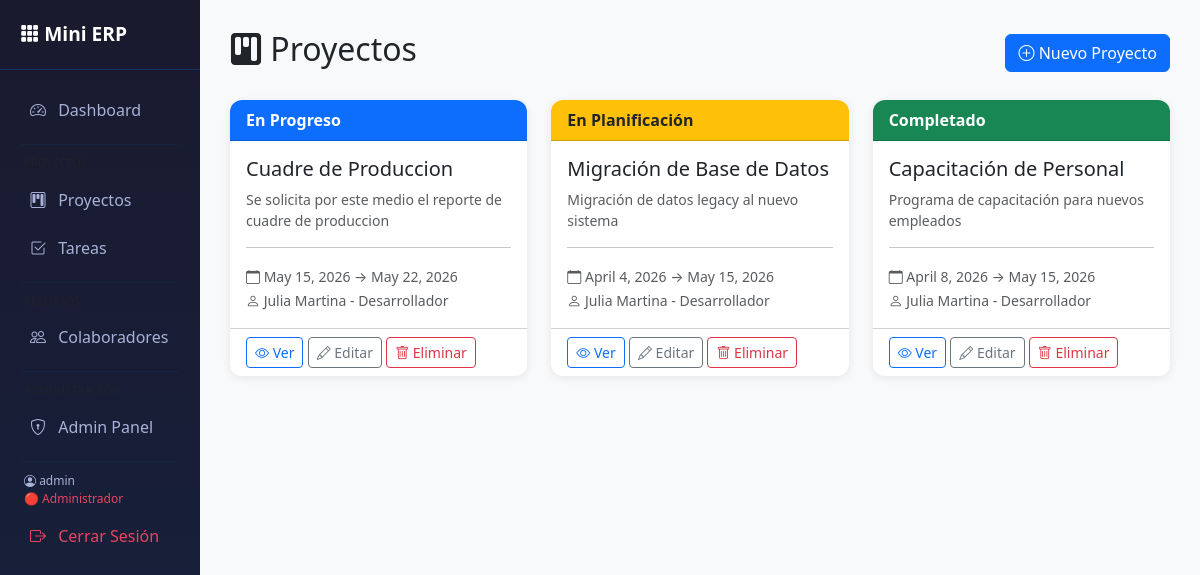
Screenshot of /proyectos/ (signed in) with the database file from the repository.
### proyectos/models.py (models this page shows, shortened)
class Proyecto(models.Model):
    ESTADO_CHOICES = [
        ('planificacion', 'En Planificación'),
        ('en_progreso', 'En Progreso'),
        ('completado', 'Completado'),
        ('en_riesgo', 'En Riesgo'),
        ('cancelado', 'Cancelado'),
    ]
    nombre = models.CharField(max_length=200)
    descripcion = models.TextField(blank=True)
    fecha_inicio = models.DateField()
    fecha_fin = models.DateField()
    estado = models.CharField(
        max_length=20,
        choices=ESTADO_CHOICES,
        default='planificacion'
    )
    responsable = models.ForeignKey(
        Colaborador,
        on_delete=models.SET_NULL,
        null=True,
        related_name='proyectos_responsable'
    )
    colaboradores = models.ManyToManyField(
        Colaborador,
        blank=True,
        related_name='proyectos_asignados'
    )
    class Meta:
        verbose_name = 'Proyecto'
        verbose_name_plural = 'Proyectos'

### recursos/models.py (models this page shows)
class Colaborador(models.Model):
    DISPONIBILIDAD_CHOICES = [
        ('disponible', 'Disponible'),
        ('ocupado', 'Ocupado'),
        ('vacaciones', 'En Vacaciones'),
    ]
    nombre = models.CharField(max_length=100)
    puesto = models.CharField(max_length=100)
    email = models.EmailField(unique=True)
    telefono = models.CharField(max_length=20, blank=True)
    disponibilidad = models.CharField(
        max_length=20,
        choices=DISPONIBILIDAD_CHOICES,
        default='disponible'
    )
    fecha_ingreso = models.DateField(auto_now_add=True)
    def __str__(self):
        return f"{self.nombre} - {self.puesto}"
    class Meta:
        verbose_name = 'Colaborador'
        verbose_name_plural = 'Colaboradores'

### proyectos/views.py (the view)
# urls.py: path('', views.lista_proyectos, name='lista_proyectos'),
@login_required
def lista_proyectos(request):
    proyectos = Proyecto.objects.all()
    return render(request, 'proyectos/lista_proyectos.html', {'proyectos': proyectos})

### templates/proyectos/lista_proyectos.html (shortened to what this page needs)
{% extends 'base.html' %}
{% block content %}
<div class="d-flex justify-content-between align-items-center mb-4">
    <h2><i class="bi bi-kanban-fill"></i> Proyectos</h2>
    <a href="{% url 'crear_proyecto' %}" class="btn btn-primary">
        <i class="bi bi-plus-circle"></i> Nuevo Proyecto
    </a>
</div>
<div class="row g-4">
    {% for proyecto in proyectos %}
    <div class="col-md-6 col-lg-4">
        <div class="card h-100">
            <div class="card-header
                {% if proyecto.estado == 'en_riesgo' %}bg-danger text-white
                {% elif proyecto.estado == 'completado' %}bg-success text-white
                {% elif proyecto.estado == 'en_progreso' %}bg-primary text-white
                {% elif proyecto.estado == 'cancelado' %}bg-secondary text-white
                {% else %}bg-warning text-dark{% endif %}">
                {{ proyecto.get_estado_display }}
            </div>
            <div class="card-body">
                <h5 class="card-title">{{ proyecto.nombre }}</h5>
                <p class="card-text text-muted small">{{ proyecto.descripcion|truncatechars:80 }}</p>
                <hr>
                <small class="text-muted">
                    <i class="bi bi-calendar"></i>
                    {{ proyecto.fecha_inicio }} → {{ proyecto.fecha_fin }}
                </small><br>
                <small class="text-muted">
                    <i class="bi bi-person"></i>
                    {{ proyecto.responsable|default:"Sin responsable" }}
                </small>
            </div>
            <div class="card-footer bg-transparent">
                <a href="{% url 'detalle_proyecto' proyecto.pk %}" class="btn btn-sm btn-outline-primary">
                    <i class="bi bi-eye"></i> Ver
                </a>
                <a href="{% url 'editar_proyecto' proyecto.pk %}" class="btn btn-sm btn-outline-secondary">
                    <i class="bi bi-pencil"></i> Editar
                </a>
                <a href="{% url 'eliminar_proyecto' proyecto.pk %}" class="btn btn-sm btn-outline-danger">
                    <i class="bi bi-trash"></i> Eliminar
                </a>
            </div>
        </div>
    </div>
    {% empty %}
    <div class="col-12 text-center text-muted py-5">
        <i class="bi bi-inbox fs-1"></i><br>
        No hay proyectos registrados aún.
    </div>
    {% endfor %}
</div>
{% endblock %}

### templates/base.html (shortened to what this page needs)
<!DOCTYPE html>
<html lang="es">
<head>
    <link href="https://cdn.jsdelivr.net/npm/bootstrap@5.3.0/dist/css/bootstrap.min.css" rel="stylesheet">
    <link href="https://cdn.jsdelivr.net/npm/bootstrap-icons@1.10.0/font/bootstrap-icons.css" rel="stylesheet">
</head>
<body>
<div class="container-fluid">
    <div class="row">
        <div class="col-md-2 px-0 sidebar">
            <div class="brand-title">
                <i class="bi bi-grid-3x3-gap-fill"></i> Mini ERP
            </div>
            <nav class="nav flex-column mt-3">
    <a class="nav-link" href="/"><i class="bi bi-speedometer2"></i> Dashboard</a>
    <hr style="border-color:#0f3460; margin: 10px 20px;">
    <small class="text-muted px-4 mb-1" style="font-size:0.7rem;">PROYECTOS</small>
    <a class="nav-link" href="/proyectos/"><i class="bi bi-kanban"></i> Proyectos</a>
    <a class="nav-link" href="/tareas/"><i class="bi bi-check2-square"></i> Tareas</a>
    <hr style="border-color:#0f3460; margin: 10px 20px;">
    <small class="text-muted px-4 mb-1" style="font-size:0.7rem;">RECURSOS</small>
    <a class="nav-link" href="/colaboradores/"><i class="bi bi-people"></i> Colaboradores</a>
    {% if request.user.perfil.rol == 'admin' %}
    <hr style="border-color:#0f3460; margin: 10px 20px;">
    <small class="text-muted px-4 mb-1" style="font-size:0.7rem;">ADMINISTRACIÓN</small>
    <a class="nav-link" href="/admin/"><i class="bi bi-shield-lock"></i> Admin Panel</a>
    {% endif %}
    <hr style="border-color:#0f3460; margin: 10px 20px;">
    <div class="px-4 mb-1" style="font-size:0.75rem; color:#a8b2d8;">
    <i class="bi bi-person-circle"></i> {{ request.user.username }}<br>
    {% if request.user.perfil.rol == 'admin' %}
        <span style="color:#e94560;">🔴 Administrador</span>
    {% elif request.user.perfil.rol == 'gerente' %}
        <span style="color:#ffc107;">🟡 Gerente</span>
    {% else %}
        <span style="color:#1db954;">🟢 Colaborador</span>
    {% endif %}
</div>
    <form method="post" action="/logout/">
        <button type="submit" class="nav-link btn btn-link w-100 text-start" style="color:#e94560;">
            <i class="bi bi-box-arrow-right"></i> Cerrar Sesión
        </button>
    </form>
</nav>
        </div>
        <div class="col-md-10 main-content">
            {% block content %}{% endblock %}
        </div>
    </div>
</div>
</body>
</html>

### templates/base.html (style rules this page uses)
body { background-color: #f8f9fa; }
.sidebar { min-height: 100vh; background: linear-gradient(180deg, #1a1a2e 0%, #16213e 100%); }
.sidebar .nav-link { color: #a8b2d8; padding: 10px 20px; border-radius: 8px; margin: 2px 10px; }
.sidebar .nav-link i { margin-right: 8px; }
.brand-title { color: #fff; font-weight: 700; font-size: 1.2rem; padding: 20px; border-bottom: 1px solid #0f3460; }
.main-content { padding: 30px; }
.card { border: none; border-radius: 12px; box-shadow: 0 2px 10px rgba(0,0,0,0.08); }
.card-header { border-radius: 12px 12px 0 0 !important; font-weight: 600; }

### rows the page displays
Proyecto: estado "En Progreso", nombre "Cuadre de Produccion", descripcion "Se solicita por este medio el reporte de cuadre de produccion", fecha_inicio "May 15, 2026", fecha_fin "May 22, 2026", responsable "Julia Martina - Desarrollador"
Proyecto: estado "En Planificación", nombre "Migración de Base de Datos", descripcion "Migración de datos legacy al nuevo sistema", fecha_inicio "April 4, 2026", fecha_fin "May 15, 2026", responsable "Julia Martina - Desarrollador"
Proyecto: estado "Completado", nombre "Capacitación de Personal", descripcion "Programa de capacitación para nuevos empleados", fecha_inicio "April 8, 2026", fecha_fin "May 15, 2026", responsable "Julia Martina - Desarrollador"

### other values shown
{{ request.user.username }} "admin"
